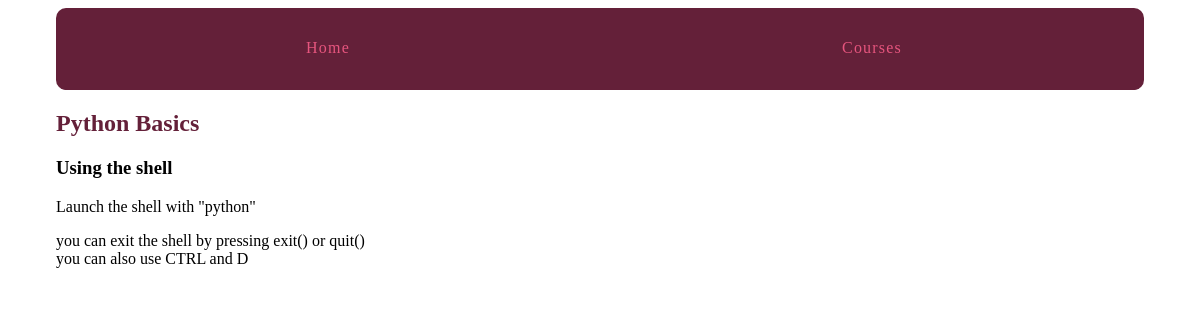
Page /courses/1/2 on the committed database.
### courses/models.py (models this page shows, shortened)
class Step(models.Model):
    title = models.CharField(max_length=255)
    description = models.TextField()
    content = models.TextField(blank=True, default=" ")
    order = models.IntegerField(default=0)
    course = models.ForeignKey(Course, on_delete=models.CASCADE)
    class Meta:
        ordering = ['order',]

class Course(models.Model):
    created_at = models.DateTimeField(auto_now_add = True)
    title = models.CharField(max_length = 255)
    description = models.TextField()

### courses/views.py (the view)
# urls.py: path('<int:course_pk>/<int:step_pk>', views.step_detail, name='step'),
def step_detail(request, course_pk, step_pk):
    step = get_object_or_404(Step, course_id = course_pk, pk = step_pk)
    return render(request, 'courses/step_detail.html', {'step': step})

### courses/templates/courses/step_detail.html (shortened to what this page needs)
{% extends "layout.html" %}
{% block content %}
<article>
  <h2><a href="{% url 'courses:detail' pk=step.course.pk %}">{{step.course.title}}</a></h2>
  <h3>{{step.title}}</h3>
  {{ step.content|linebreaks }}
</article>
{% endblock %}

### assets/css/layout.css (style rules this page uses)
html { box-sizing: border-box; }
*, *::after, *::before { box-sizing: inherit; }
article h2 a, article h3 a { color: #642039; text-decoration: none; }

### rows in the picture
Step: course "Python Basics", title "Using the shell", content "Launch the shell with \"python\" you can exit the shell by pressing exit() or quit() you can also use CTRL and D"
